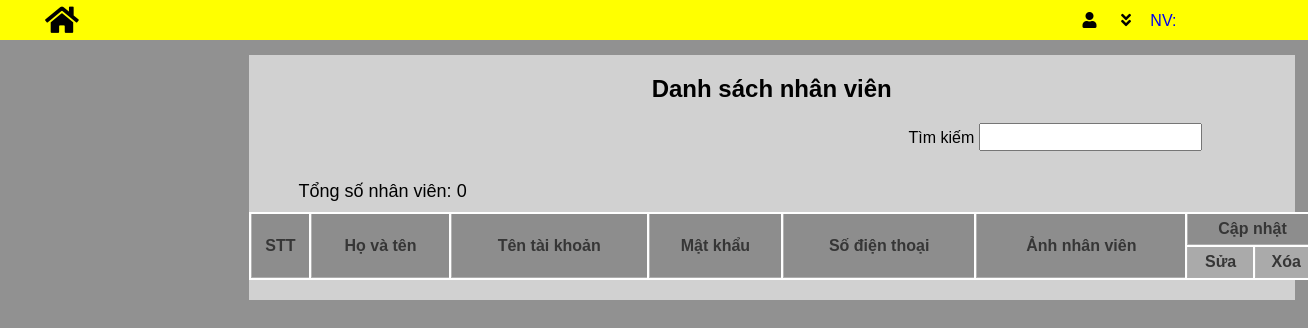
The page /admin/danhsach_nv.php on the database as committed earlier.
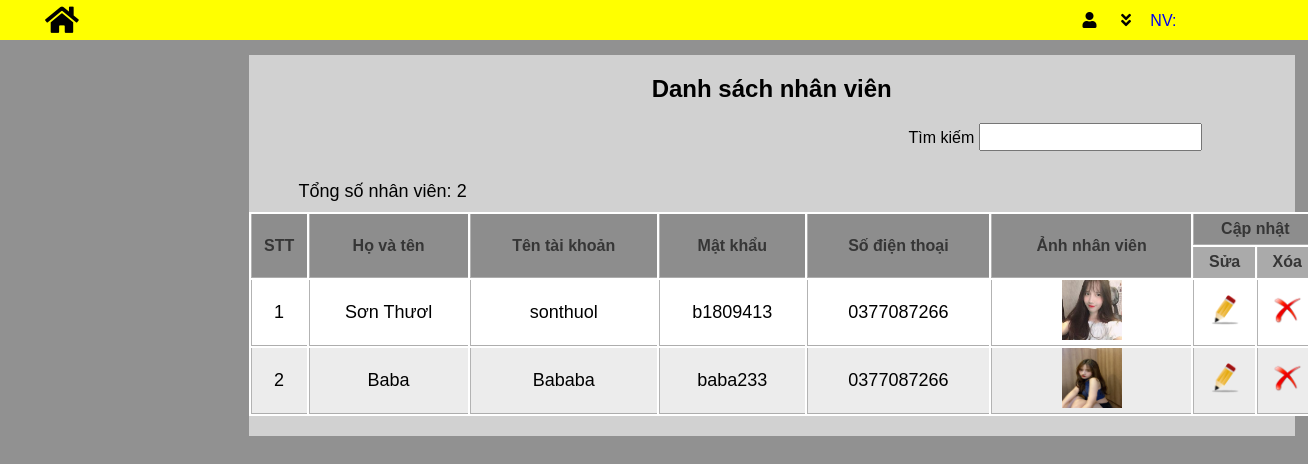
The same page on the database as committed later.
### tables this page shows
CREATE TABLE `nhanvien` (
  `id_nv` int(255) NOT NULL,
  `ten_nv` varchar(255) NOT NULL,
  `tentaikhoan_nv` varchar(255) NOT NULL,
  `matkhau_nv` varchar(255) NOT NULL,
  `sdt_nv` varchar(255) NOT NULL,
  `img_nv` text DEFAULT NULL
);

### admin/danhsach_nv.php (the view, shortened to what this page needs)
<!DOCTYPE html>
<html lang="en">
<head>
    <link rel="stylesheet" href="../css/admin.css">
    <link rel="stylesheet" href="../css/danhsach_lsp_th_sp.css">
    <link rel="stylesheet" href="https://cdnjs.cloudflare.com/ajax/libs/font-awesome/5.15.1/css/all.min.css" />
</head>
<body>
    <?php
        include 'tieude.php';
    ?>
    <div id="content">
        <div id="noidungchinh">
            <h2>Danh sách nhân viên</h2>
            <div id="chucnang">
                <div id="timkiem">
                    <label>Tìm kiếm</label>
                    <input type="text" onkeyup="timkiem(this.value)">
                </div>
            </div>
            <?php
                include '/NienLuanCS/connection/connection.php';
                $sql_th = "SELECT COUNT(id_nv) as count_nv FROM `nhanvien`";
                $result_th = $con->query($sql_th);
                if($result_th->num_rows > 0){
                    while($row_coutth = $result_th->fetch_assoc()){
                        $cout_nv = $row_coutth['count_nv'];
                    }
                }
            ?>
            <div id="danhsach">
            <p class="so_th">Tổng số nhân viên: <?php echo $cout_nv?></p>
                <table>
                <tr>
                        <th rowspan="2">STT</th>
                        <th rowspan="2">Họ và tên</th>
                        <th rowspan="2">Tên tài khoản</th>
                        <th rowspan="2">Mật khẩu</th>
                        <th rowspan="2">Số điện thoại</th>
                        <th rowspan="2">Ảnh nhân viên</th>
                        <th colspan="2">Cập nhật</th>
                    </tr>
                <tr>
                    <th>Sửa</th>
                    <th>Xóa</th>
                </tr>
            <?php
               $sql = "SELECT * from nhanvien";
               $result = $con->query($sql);
               $i = 0;
               if($result->num_rows > 0){
                   while($row = $result->fetch_assoc()){
                   echo "
                       <tr>
                           <td>".($i = $i + 1)."</td>
                           <td>".$row['ten_nv']."</td>
                           <td>".$row['tentaikhoan_nv']."</td>
                           <td>".$row['matkhau_nv']."</td>
                           <td>".$row['sdt_nv']."</td>
                           <td><img src='../img/".$row['img_nv']."' alt='' width=60px height=60px></td>
                           <td><a href='sua_nv.php?id=".$row['id_nv']."'><img src='../img/edit.png' alt=''></a></td>
                           <td><a href='xoa_nv.php?id=".$row['id_nv']."'><img src='../img/delete.png' alt=''></a></td>
                       </tr>";
                   }
               }
            ?>
                </table>
            </div>
        </div>
    </div>
</body>
</html>

Rows that differ between the two databases and show on the page:
added nhanvien: ten_nv "Sơn Thươl", tentaikhoan_nv "sonthuol", matkhau_nv "b1809413", sdt_nv "0377087266", img_nv (picture)
added nhanvien: i "2", ten_nv "Baba", tentaikhoan_nv "Bababa", matkhau_nv "baba233", sdt_nv "0377087266", img_nv (picture)
Other text that changed with them:
$cout_nv: "0" → "2"
